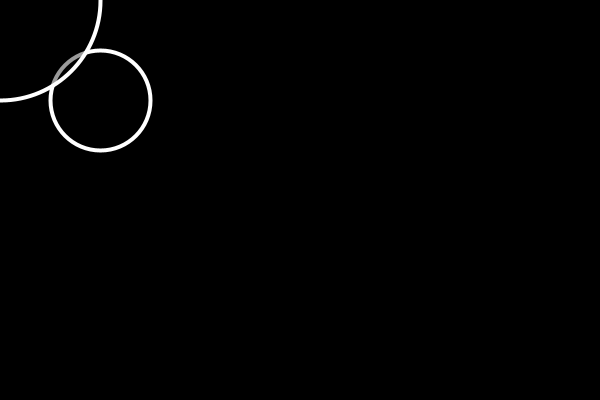
Frame 1 (no input)
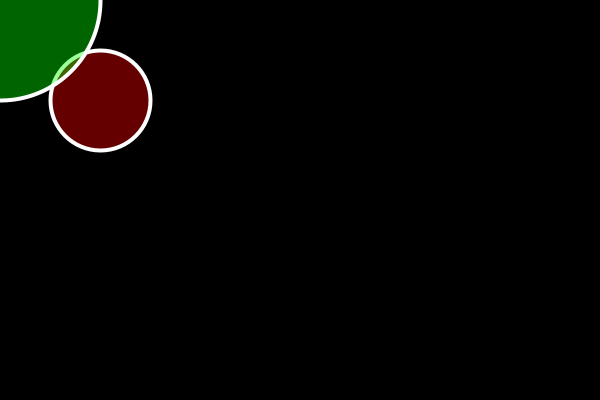
Frame 60 (the mouse pressed at the canvas centre just before this capture)
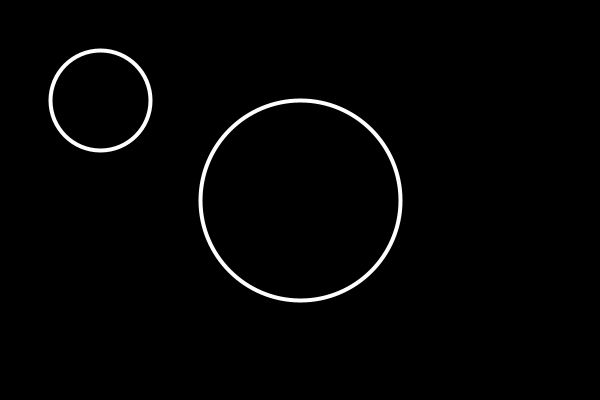
Frame 120 (the mouse held since frame 60 and released just before this capture)

The Processing sketch that drew these frames (run headless with seeded random() and noise(); from frame 60 on, the mouse is pressed at the canvas centre):

// Processing sketch: object_communication_2
// ── object_communication_2.pde
Particle p1;
Particle p2;

void setup(){
  size(600, 400);
  p1 = new Particle(100, 100, 50);
  p2 = new Particle(500, 300, 100);
}

 void draw(){
  background(0); 
  
  p2.overlaps(p1);
  
  p2.x = mouseX;
  p2.y = mouseY;
  
  p1.display();
  p2.display();
}
// ── Particle.pde
class Particle {
  
  float x, y;
  float r;
  color col;
  
  Particle(){
    x = random(width);
    y = random(height);
    x = random(4, 18);
    col = color(0);
  }
  
  Particle(float tempX, float tempY, float tempR){
    x = tempX;
    y = tempY;
    r = tempR;
  }
  
  void overlaps(Particle other){
    float d = dist(x, y, other.x, other.y);
    if(d < r+ other.r){
      col = color(0,255,0,100);
      other.col = color(255,0,0,100);
    } else {
      col = color(0,100);
      other.col = color(0, 100);
    }
  }
    
  void display(){
    stroke(255);
    strokeWeight(4);
    fill(col);
    ellipse(x, y, r*2, r*2);
  }
}
